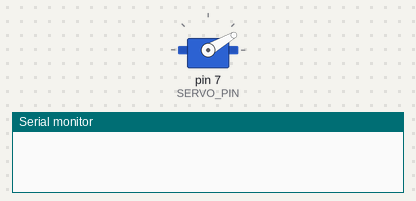
The sketch below on a simulated Arduino Uno, built with avr-gcc and run on an emulated ATmega328P. Shown: servo, the last lines printed to the serial monitor.

Above: at 0.05 s.
At 5.75 s:
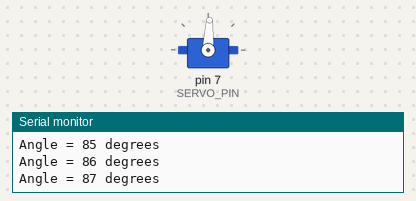
At 11.45 s:
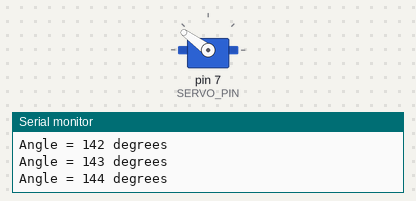
At 22.95 s:
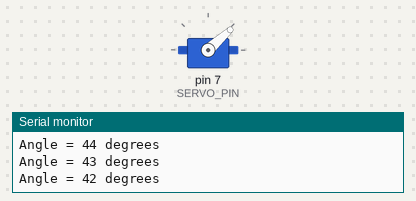
Timing chart, 0 to 31.3 s (numbered marks = the images above):
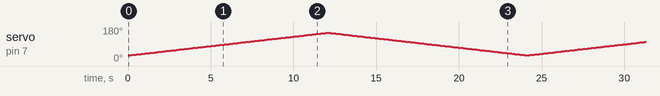

The sketch:

servo_ex1.ino
```cpp
#include <Servo.h>

#define SERVO_PIN 7

Servo servo;
int angle = 30;
bool forward = true;

void setup() {

  servo.attach(SERVO_PIN);
  servo.write(angle);

  Serial.begin(9600);

}

void loop() {

  servo.write(angle);

  if (forward) angle++;
  else angle--;

  if (angle >= 150) forward = false;
  if (angle <= 30) forward = true;

  delay(100);

  Serial.print("Angle = ");
  Serial.print(angle);
  Serial.println (" degrees");

}
```
